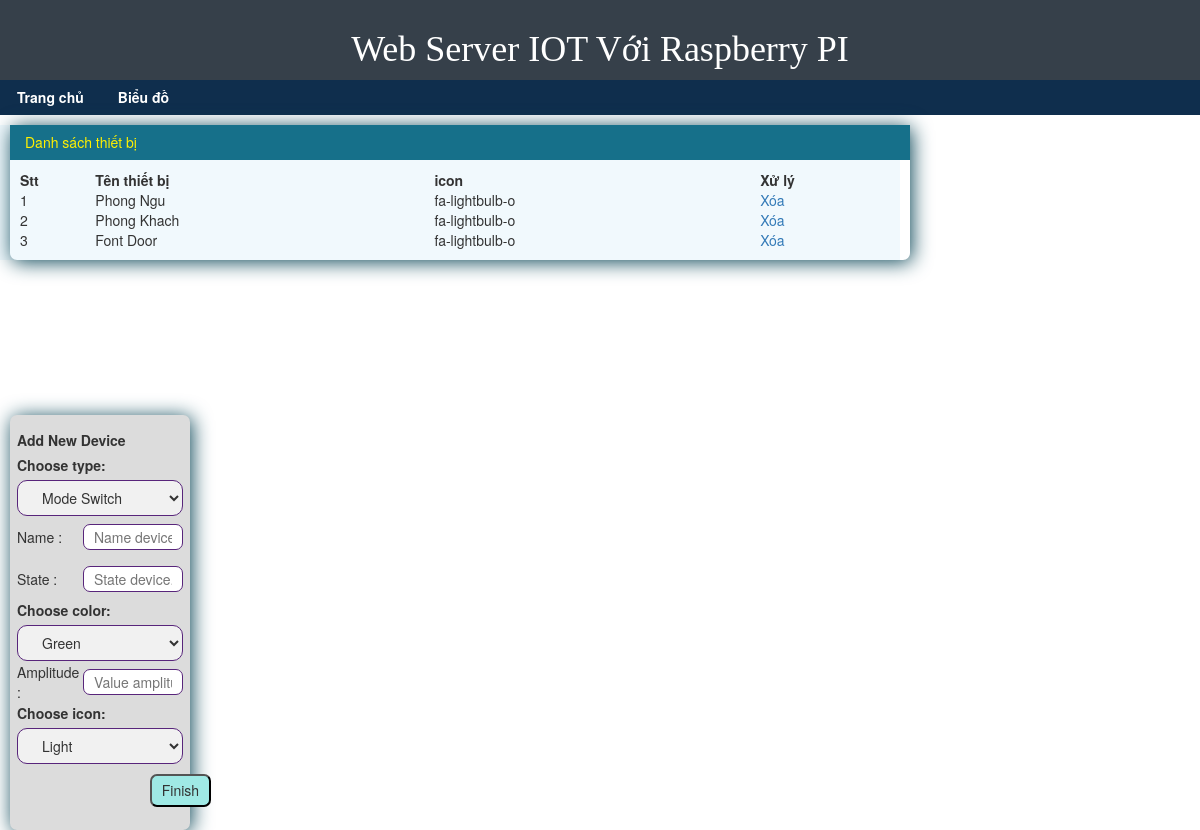
The page /RaspberryPi/showdata.php on the database its author committed.
### tables this page shows
CREATE TABLE `device` (
  `id` int(32) UNSIGNED NOT NULL,
  `type` varchar(30) NOT NULL DEFAULT 'obj-slider',
  `name` varchar(50) NOT NULL,
  `state` tinyint(1) NOT NULL DEFAULT 0,
  `flavor` varchar(20) DEFAULT NULL,
  `amplitude` int(6) DEFAULT 0,
  `icon` varchar(15) DEFAULT 'fa-wrench'
);

### RaspberryPi/showdata.php (the view, shortened to what this page needs)
<?php
    $link =new mysqli('localhost','vietduckmt98','duccode1709','home') or die ("Kết nối thất bại!!");
?>
<!DOCTYPE html>
<html lang="vi">
<head>
    <link rel="stylesheet"  type="text/css" href="css/show.css">
    <link rel="stylesheet" type="text/css" href="fonts/font-awesome/css/font-awesome.min.css">
    <link rel="stylesheet" type="text/css" href="css/bootstrap.min.css">
    <link rel="stylesheet" type="text/css" href="css/jquery-ui.min.css">
</head>
<body>
    <div id ="main">
        <div id ="head">
            <h1>Web Server IOT Với Raspberry PI</h1>
        </div>
        <div id ="menu">
            <ul>
                <li><a href="/lazy2/index.php">Trang chủ</a></li>
                <li><a href="/lazy2/chart.php">Biểu đồ</a></li>
            </ul>
        </div>
        <div id="maincontent">
            <div id = "content">
                <div class="dinhdang">
                    <h1>Danh sách thiết bị</h1>
                    <div class="noidung">
                        <table width="100%">
                            <tr>
                                <th>Stt</th>
                                <th>Tên thiết bị</th>
                                <th>icon</th>
                                <th>Xử lý</th>
                            </tr>
                            <?php
                                $query = "SELECT * FROM device";
                                $result = mysqli_query($link, $query);
                                if(mysqli_num_rows($result)>0){
                                $i =0;
                                while($r = mysqli_fetch_assoc($result))
                                {
                                   $i++;
                                   $Name = $r['name'];
                                   $icon = $r['icon'];
                                   echo "<tr>";
                                   echo "<td>$i</td>";
                                   echo "<td>$Name</td>";
                                   echo "<td>$icon</td>";
                                   echo "<td><a href='delete.php?id=$Name'>Xóa</a></td>";
                                 }
                                }
                        ?>
                        </table>
                    </div>
                </div>
            </div>
        </div>
        <div>
            <?php
                include "function/add.php";
            ?>
        </div>
    </div>
</body>
</html>

### RaspberryPi/css/show.css (style rules this page uses)
body { background-color: #dcdcdc; margin: 0; padding: 0; font-family: Verdana; font-size: 0.9em; line-height: 1.5em; }
#main { width: 100%; margin: 0; }
#head { height: 80px; background-color: #36404a; color: #fff; }
#head h1 { margin: 0; text-align: center; padding: 30px; font-family: 'Times New Roman'; }
#menu { height: 35px; background-color: #0f2e4d; color: #fff; }
#menu ul { margin: 0; padding: 0; list-style: none; }
#menu ul li a { float: left; text-decoration: none; color: white; padding: 7px 17px; font-weight: bold; }
#maincontent { float: right; width: 100%; }
#content { margin-right: 300px; background-color: #f1f9fd; }
.dinhdang { width: 100%; background: eef8fb; margin: 10px; border-radius: 7px; box-shadow: 2px 2px 20px #0a4657; }
.dinhdang h1 { margin: 0px; padding: 10px 15px; font-size: 1em; color: #fff000; background: #16708a; }
.noidung { padding: 10px; text-align: justify; }

### rows shown on the page
device: name "Phong Ngu", icon "fa-lightbulb-o"
device: name "Phong Khach", icon "fa-lightbulb-o"
device: name "Font Door", icon "fa-lightbulb-o"
